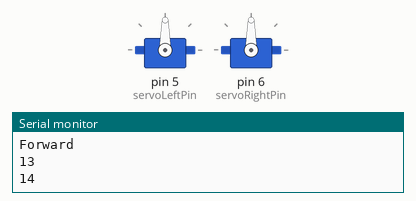
Recording of a sketch running on a simulated Arduino Uno, built with avr-gcc and run on an emulated ATmega328P. On the bench: 2 × servo, the last lines printed to the serial monitor. At 14.9 s the program stops and its outputs stay as they are.

Above: at 0.1 s.
At 4.8 s:
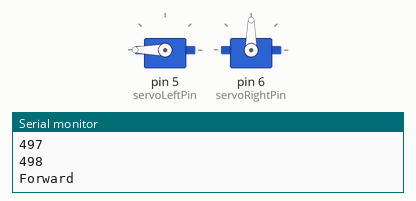
At 13.1 s:
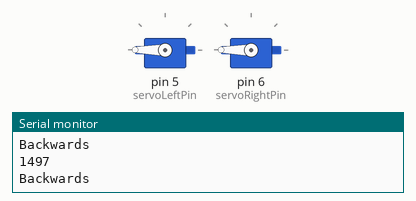
Timing chart, 0 to 14.6 s (numbered marks = the images above):
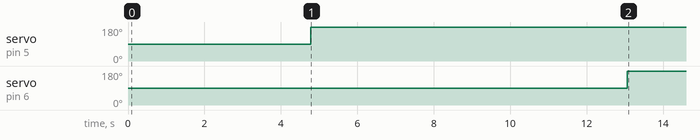

Measured:
- by itself, servo on pin 5 (servoLeftPin): 90° → 180° at 4.8 s
- by itself, servo on pin 6 (servoRightPin): 90° → 180° at 13.1 s

The sketch:

sketch_apr05a.ino
```cpp
/*Arduino Car and Tank Control
 * Written by Anirrudh Krishnan
 * GitHub link: (https://github.com/anik597/arudino-projects.git)
 * Modified Sunday March 27th, 2016
 */
#include <VarSpeedServo.h> //This Package allows control over continuous Servo

VarSpeedServo servoLeft; //Dimensionalize the Left Servo Motor
VarSpeedServo servoRight; //Dimensionalize the Right Servo Motor

//This next piece of code allows the Uno to be attached to Specific Pins on the UNO; connect
//accordingly.
const int servoLeftPin = 5;
const int servoRightPin = 6;
int Go = 1;
int countUp = 1;
int stopI;
void setup() {
  // Attach Servos to the Motors and talk about speed in microseconds, meaning that
  // the servos will rotate in this order:
  servoLeft.attach(servoLeftPin);
  servoRight.attach(servoRightPin);
  Serial.begin(9600);

}

int addToInt(int iNum)
{
  //int countUp;
  countUp = countUp + 1;
  return countUp;
}
int stopCar(int iMin)
{
  int stopI = 0;
  return stopI;
}

void loop() {
  int i;
  i = addToInt(countUp);
  if (i >= 1 && i <= 500)
  {
    Serial.println(i);
    servoLeft.write(-180, 20);
    servoRight.write(180, 20);
    Serial.println("Forward");
    //Serial.println(countUp);
    i = addToInt(countUp);
    Serial.println(i);
    //break;
    delay(15);
  }
  else if ( i > 500 && i < 800)
  {
   servoLeft.write(180, 0);
   servoRight.write(180, 1);
   Serial.println("Right");
   i = addToInt(countUp);
   delay(15);
  }
  else if (i >= 800 && i < 1500)
  {
    servoLeft.write(180, 20);
    servoRight.write(-180, 20);
    Serial.println("Backwards");
    i = addToInt(countUp);
    Serial.println(i);
    delay(15);
  }
  else if ( i >= 1500 && i < 1800)
  {
    servoLeft.write(180, 1);
    servoRight.write(180, 0);
    Serial.println("Left");
    i = addToInt(countUp);
    Serial.println(i);
  }
  else if (i >= 1800)
  {
    servoLeft.write(90);
    servoRight.write(90);
    exit(0); //exit the loop once and for all
  }
 i = stopCar(stopI); //reset I, just because

}
```
